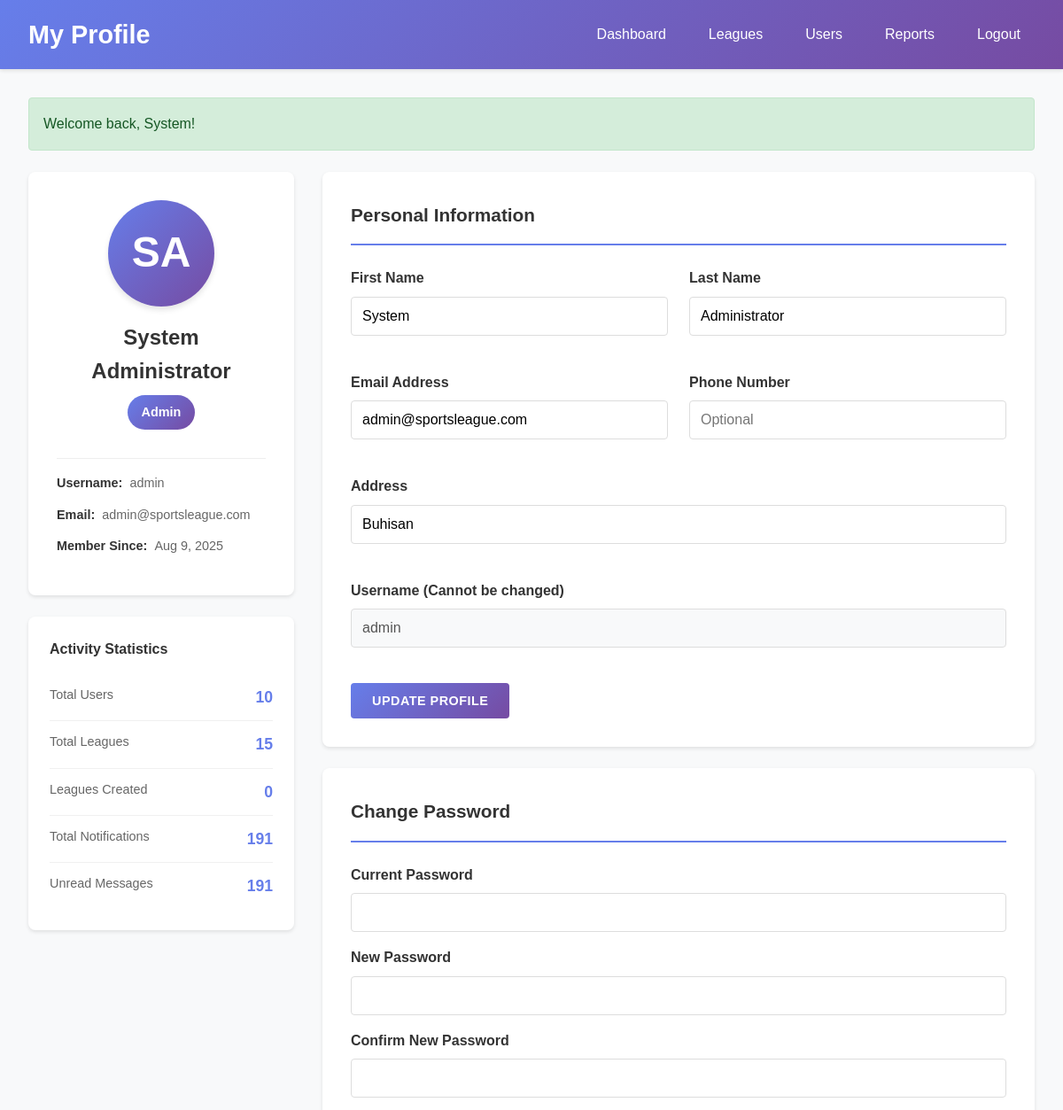
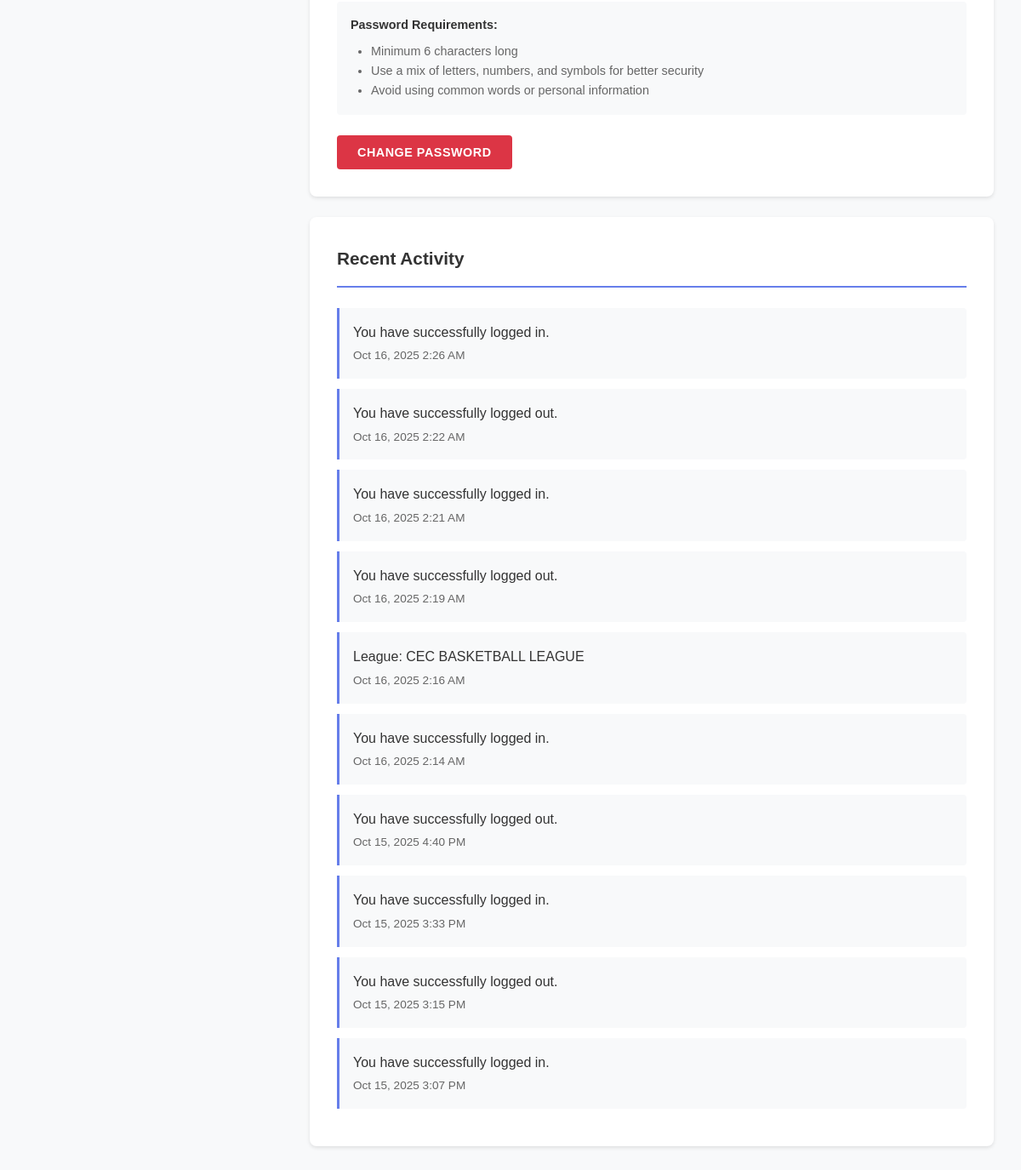
Screenshot of /admin/profile.php (signed in) with the database file from the repository (2 pictures, top to bottom).
### tables this page shows
CREATE TABLE `users` (
  `id` int(11) NOT NULL,
  `username` varchar(50) NOT NULL,
  `email` varchar(100) NOT NULL,
  `password` varchar(255) NOT NULL,
  `first_name` varchar(50) NOT NULL,
  `last_name` varchar(50) NOT NULL,
  `phone` varchar(20) DEFAULT NULL,
  `address` varchar(255) DEFAULT NULL,
  `role` enum('player','team_owner','admin') DEFAULT 'player',
  `created_at` timestamp NOT NULL DEFAULT current_timestamp(),
  `updated_at` timestamp NOT NULL DEFAULT current_timestamp() ON UPDATE current_timestamp(),
  `status` varchar(20) NOT NULL DEFAULT 'active'
);

### admin/profile.php (the view, shortened to what this page needs)
<?php
require_once '../config/database.php';
$database = new Database();
$db = $database->connect();
$user = getCurrentUser();
$stats_query = "SELECT
    (SELECT COUNT(*) FROM users) as users_total,
    (SELECT COUNT(*) FROM leagues) as leagues_total,
    (SELECT COUNT(*) FROM notifications WHERE user_id = :user_id) as total_notifications,
    (SELECT COUNT(*) FROM notifications WHERE user_id = :user_id AND is_read = 0) as unread_notifications";
$stats_stmt = $db->prepare($stats_query);
$stats_stmt->bindParam(':user_id', $user['id']);
$stats_stmt->execute();
$stats = $stats_stmt->fetch(PDO::FETCH_ASSOC);
$activity_query = "SELECT 'league' as type, CONCAT('League: ', name) as activity, created_at
                   FROM leagues
                   UNION ALL
                   SELECT 'system' as type, message as activity, created_at
                   FROM notifications
                   WHERE user_id = :user_id
                   ORDER BY created_at DESC
                   LIMIT 10";
$activity_stmt = $db->prepare($activity_query);
$activity_stmt->bindParam(':user_id', $user['id']);
$activity_stmt->execute();
$recent_activity = $activity_stmt->fetchAll(PDO::FETCH_ASSOC);
$refresh_query = "SELECT * FROM users WHERE id = :user_id";
$refresh_stmt = $db->prepare($refresh_query);
$refresh_stmt->bindParam(':user_id', $user['id']);
$refresh_stmt->execute();
$user_data = $refresh_stmt->fetch(PDO::FETCH_ASSOC);
?>
<!DOCTYPE html>
<html lang="en">
<head>
</head>
<body>
    <div class="header">
        <h1>My Profile</h1>
        <div class="nav-links">
            <a href="dashboard.php">Dashboard</a>
            <?php if ($user['role'] == 'admin'): ?>
                <a href="manage_leagues.php">Leagues</a>
                <a href="manage_users.php">Users</a>
                <a href="system_reports.php">Reports</a>
            <?php endif; ?>
            <a href="../auth/logout.php">Logout</a>
        </div>
    </div>
    <div class="container">
        <div class="profile-layout">
            <div class="profile-sidebar">
                <div class="profile-card">
                    <div class="profile-avatar">
                        <?php echo strtoupper(substr($user_data['first_name'], 0, 1) . substr($user_data['last_name'], 0, 1)); ?>
                    </div>
                    <div class="profile-name">
                        <?php echo htmlspecialchars($user_data['first_name'] . ' ' . $user_data['last_name']); ?>
                    </div>
                    <div class="profile-role">
                        <?php echo ucfirst(str_replace('_', ' ', $user_data['role'])); ?>
                    </div>
                    <div class="profile-info">
                        <div class="info-row">
                            <strong>Username:</strong>
                            <?php echo htmlspecialchars($user_data['username']); ?>
                        </div>
                        <div class="info-row">
                            <strong>Email:</strong>
                            <?php echo htmlspecialchars($user_data['email']); ?>
                        </div>
                        <div class="info-row">
                            <strong>Member Since:</strong>
                            <?php echo date('M j, Y', strtotime($user_data['created_at'])); ?>
                        </div>
                    </div>
                </div>
                <div class="stats-card">
                    <div class="stats-title">Activity Statistics</div>
                    <?php if ($user['role'] == 'admin'): ?>
                   <div class="stat-item">
    <span class="stat-label">Total Users</span>
    <span class="stat-value"><?php echo $stats['users_total'] ?? 0; ?></span>
</div>
<div class="stat-item">
    <span class="stat-label">Total Leagues</span>
    <span class="stat-value"><?php echo $stats['leagues_total'] ?? 0; ?></span>
</div>
                    <div class="stat-item">
                        <span class="stat-label">Leagues Created</span>
                        <span class="stat-value"><?php echo $stats['leagues_created'] ?? 0; ?></span>
                    </div>
                    <?php endif; ?>
                    <div class="stat-item">
                        <span class="stat-label">Total Notifications</span>
                        <span class="stat-value"><?php echo $stats['total_notifications'] ?? 0; ?></span>
                    </div>
                    <div class="stat-item">
                        <span class="stat-label">Unread Messages</span>
                        <span class="stat-value"><?php echo $stats['unread_notifications'] ?? 0; ?></span>
                    </div>
                </div>
            </div>
            <div class="profile-content">
                <div class="content-card">
                    <div class="card-header">
                        <h2 class="card-title">Personal Information</h2>
                    </div>
                    <form method="POST">
                        <div class="form-grid">
                            <div class="form-group">
                                <label>First Name</label>
                                <input type="text" name="first_name" class="form-control"
                                       value="<?php echo htmlspecialchars($user_data['first_name']); ?>" required>
                            </div>
                            <div class="form-group">
                                <label>Last Name</label>
                                <input type="text" name="last_name" class="form-control"
                                       value="<?php echo htmlspecialchars($user_data['last_name']); ?>" required>
                            </div>
                            <div class="form-group">
                                <label>Email Address</label>
                                <input type="email" name="email" class="form-control"
                                       value="<?php echo htmlspecialchars($user_data['email']); ?>" required>
                            </div>
                            <div class="form-group">
                                <label>Phone Number</label>
                                <input type="tel" name="phone" class="form-control"
                                       value="<?php echo htmlspecialchars($user_data['phone'] ?? ''); ?>"
                                       placeholder="Optional">
                            </div>
                            <div class="form-group full-width">
                                <label>Address</label>
                                <input type="text" name="address" class="form-control"
                                       value="<?php echo htmlspecialchars($user_data['address'] ?? ''); ?>"
                                       placeholder="Optional">
                            </div>
                            <div class="form-group full-width">
                                <label>Username (Cannot be changed)</label>
                                <input type="text" class="form-control"
                                       value="<?php echo htmlspecialchars($user_data['username']); ?>"
                                       disabled>
                            </div>
                        </div>
                        <div style="margin-top: 1.5rem;">
                            <button type="submit" name="update_profile" class="btn btn-primary">
                                Update Profile
                            </button>
                        </div>
                    </form>
                </div>
                <div class="content-card">
                    <div class="card-header">
                        <h2 class="card-title">Change Password</h2>
                    </div>
                    <form method="POST">
                        <div class="form-group">
                            <label>Current Password</label>
                            <input type="password" name="current_password" class="form-control" required>
                        </div>
                        <div class="form-group">
                            <label>New Password</label>
                            <input type="password" name="new_password" class="form-control"
                                   minlength="6" required>
                        </div>
                        <div class="form-group">
                            <label>Confirm New Password</label>
                            <input type="password" name="confirm_password" class="form-control"
                                   minlength="6" required>
                        </div>
                        <div class="password-requirements">
                            <strong>Password Requirements:</strong>
                            <ul>
                                <li>Minimum 6 characters long</li>
                                <li>Use a mix of letters, numbers, and symbols for better security</li>
                                <li>Avoid using common words or personal information</li>
                            </ul>
                        </div>
                        <div style="margin-top: 1.5rem;">
                            <button type="submit" name="change_password" class="btn btn-danger">
                                Change Password
                            </button>
                        </div>
                    </form>
                </div>
                <div class="content-card">
                    <div class="card-header">
                        <h2 class="card-title">Recent Activity</h2>
                    </div>
                    <?php if (count($recent_activity) > 0): ?>
                    <ul class="activity-list">
                        <?php foreach ($recent_activity as $activity): ?>
                        <li class="activity-item">
                            <div class="activity-text">
                                <?php echo htmlspecialchars($activity['activity']); ?>
                            </div>
                            <div class="activity-time">
                                <?php echo date('M j, Y g:i A', strtotime($activity['created_at'])); ?>
                            </div>
                        </li>
                        <?php endforeach; ?>
                    </ul>
                    <?php else: ?>
                    <div class="alert alert-info">
                        No recent activity to display.
                    </div>
                    <?php endif; ?>
                </div>
            </div>
        </div>
    </div>
</body>
</html>

### admin/profile.php (style rules this page uses)
* { margin: 0; padding: 0; box-sizing: border-box; }
body { font-family: 'Arial', sans-serif; background: #f8f9fa; color: #333; line-height: 1.6; }
.header { background: linear-gradient(135deg, #667eea, #764ba2); color: white; padding: 1rem 2rem; display: flex; justify-content: space-between; align-items: center; box-shadow: 0 2px 4px rgba(0,0,0,0.1); }
.header h1 { font-size: 1.8rem; }
.nav-links { display: flex; gap: 1rem; }
.nav-links a { color: white; text-decoration: none; padding: 0.5rem 1rem; border-radius: 4px; transition: background 0.3s; }
.container { max-width: 1200px; margin: 2rem auto; padding: 0 2rem; }
.profile-layout { display: grid; grid-template-columns: 300px 1fr; gap: 2rem; }
.profile-sidebar { display: flex; flex-direction: column; gap: 1.5rem; }
.profile-card { background: white; padding: 2rem; border-radius: 8px; box-shadow: 0 2px 4px rgba(0,0,0,0.1); text-align: center; }
.profile-avatar { width: 120px; height: 120px; border-radius: 50%; background: linear-gradient(135deg, #667eea, #764ba2); color: white; display: flex; align-items: center; justify-content: center; font-size: 3rem; font-weight: bold; margin: 0 auto 1rem; box-shadow: 0 4px 6px rgba(0,0,0,0.1); }
.profile-name { font-size: 1.5rem; font-weight: bold; margin-bottom: 0.5rem; color: #333; }
.profile-role { display: inline-block; padding: 0.5rem 1rem; background: linear-gradient(135deg, #667eea, #764ba2); color: white; border-radius: 20px; font-size: 0.9rem; font-weight: 600; margin-bottom: 1rem; }
.profile-info { text-align: left; margin-top: 1rem; padding-top: 1rem; border-top: 1px solid #eee; }
.info-row { display: flex; align-items: center; gap: 0.5rem; margin-bottom: 0.75rem; color: #666; font-size: 0.9rem; }
.info-row strong { color: #333; }
.stats-card { background: white; padding: 1.5rem; border-radius: 8px; box-shadow: 0 2px 4px rgba(0,0,0,0.1); }
.stats-title { font-size: 1rem; font-weight: 600; margin-bottom: 1rem; color: #333; }
.stat-item { display: flex; justify-content: space-between; padding: 0.75rem 0; border-bottom: 1px solid #f0f0f0; }
.stat-item:last-child { border-bottom: none; }
.stat-label { color: #666; font-size: 0.9rem; }
.stat-value { font-weight: bold; color: #667eea; font-size: 1.1rem; }
.profile-content { display: flex; flex-direction: column; gap: 1.5rem; }
.content-card { background: white; padding: 2rem; border-radius: 8px; box-shadow: 0 2px 4px rgba(0,0,0,0.1); }
.card-header { display: flex; justify-content: space-between; align-items: center; margin-bottom: 1.5rem; padding-bottom: 1rem; border-bottom: 2px solid #667eea; }
.card-title { font-size: 1.3rem; font-weight: 600; color: #333; }
.form-grid { display: grid; grid-template-columns: repeat(2, 1fr); gap: 1.5rem; }
.form-group { margin-bottom: 1rem; }
.form-group.full-width { grid-column: 1 / -1; }
.form-group label { display: block; margin-bottom: 0.5rem; font-weight: 600; color: #333; }
.form-control { width: 100%; padding: 0.75rem; border: 1px solid #ddd; border-radius: 4px; font-size: 1rem; transition: border-color 0.3s; }
.form-control:disabled { background: #f8f9fa; cursor: not-allowed; }
.btn { padding: 0.75rem 1.5rem; border: none; border-radius: 4px; cursor: pointer; font-size: 0.9rem; font-weight: 600; text-decoration: none; display: inline-block; transition: all 0.3s ease; text-transform: uppercase; letter-spacing: 0.5px; }
.btn-primary { background: linear-gradient(135deg, #667eea, #764ba2); color: white; }
.btn-danger { background: #dc3545; color: white; }
.activity-list { list-style: none; }
.activity-item { padding: 1rem; border-left: 3px solid #667eea; background: #f8f9fa; margin-bottom: 0.75rem; border-radius: 0 4px 4px 0; }
.activity-text { color: #333; margin-bottom: 0.25rem; }
.activity-time { color: #666; font-size: 0.85rem; }
.password-requirements { background: #f8f9fa; padding: 1rem; border-radius: 4px; margin-top: 0.5rem; font-size: 0.9rem; }
.password-requirements ul { margin: 0.5rem 0 0 1.5rem; color: #666; }

### rows the page displays
users: first_name+last_name "SA", first_name+last_name "System Administrator", role "Admin", username "admin", email "admin@sportsleague.com", created_at "Aug 9, 2025", first_name "System", last_name "Administrator", address "Buhisan"

### other values shown
$message "Welcome back, System!"
$stats['users_total'] "10"
$stats['leagues_total'] "15"
$stats['leagues_created'] "0"
$stats['total_notifications'] "191"
$stats['unread_notifications'] "191"
$activity['activity'] "You have successfully logged in."
date('M j, Y g:i A', strtotime($activity['created_at'])) "Oct 16, 2025 2:26 AM"
$activity['activity'] "You have successfully logged out."
date('M j, Y g:i A', strtotime($activity['created_at'])) "Oct 16, 2025 2:22 AM"
date('M j, Y g:i A', strtotime($activity['created_at'])) "Oct 16, 2025 2:21 AM"
date('M j, Y g:i A', strtotime($activity['created_at'])) "Oct 16, 2025 2:19 AM"
$activity['activity'] "League: CEC BASKETBALL LEAGUE"
date('M j, Y g:i A', strtotime($activity['created_at'])) "Oct 16, 2025 2:16 AM"
date('M j, Y g:i A', strtotime($activity['created_at'])) "Oct 16, 2025 2:14 AM"
